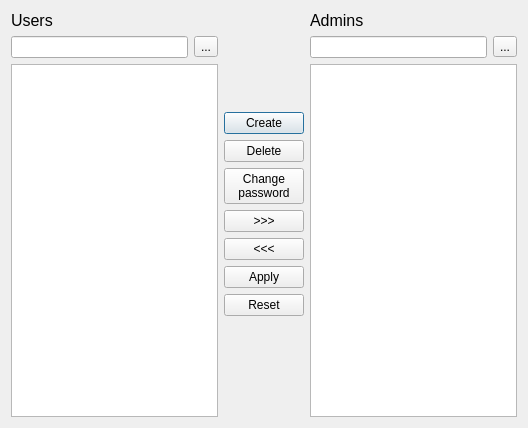
<?xml version="1.0" encoding="UTF-8"?>
<ui version="4.0">
 <class>UsersOwner</class>
 <widget class="QDialog" name="UsersOwner">
  <property name="geometry">
   <rect>
    <x>0</x>
    <y>0</y>
    <width>528</width>
    <height>428</height>
   </rect>
  </property>
  <property name="windowTitle">
   <string>Users</string>
  </property>
  <layout class="QHBoxLayout" name="horizontalLayout">
   <item>
    <spacer name="spacer1">
     <property name="orientation">
      <enum>Qt::Horizontal</enum>
     </property>
     <property name="sizeHint" stdset="0">
      <size>
       <width>0</width>
       <height>20</height>
      </size>
     </property>
    </spacer>
   </item>
   <item>
    <layout class="QGridLayout" name="users_layout">
     <item row="1" column="0">
      <widget class="QLineEdit" name="users_search_box"/>
     </item>
     <item row="0" column="0" colspan="2">
      <widget class="QLabel" name="users_label">
       <property name="font">
        <font>
         <pointsize>12</pointsize>
        </font>
       </property>
       <property name="text">
        <string>Users</string>
       </property>
      </widget>
     </item>
     <item row="1" column="1">
      <widget class="QToolButton" name="users_search_button">
       <property name="text">
        <string>...</string>
       </property>
      </widget>
     </item>
     <item row="2" column="0" colspan="2">
      <widget class="QListWidget" name="users">
       <property name="showDropIndicator" stdset="0">
        <bool>false</bool>
       </property>
       <property name="defaultDropAction">
        <enum>Qt::IgnoreAction</enum>
       </property>
       <property name="selectionBehavior">
        <enum>QAbstractItemView::SelectRows</enum>
       </property>
      </widget>
     </item>
    </layout>
   </item>
   <item>
    <layout class="QVBoxLayout" name="button_layout">
     <item>
      <spacer name="button_spacer1">
       <property name="orientation">
        <enum>Qt::Vertical</enum>
       </property>
       <property name="sizeHint" stdset="0">
        <size>
         <width>20</width>
         <height>40</height>
        </size>
       </property>
      </spacer>
     </item>
     <item>
      <widget class="QPushButton" name="create">
       <property name="text">
        <string>Create</string>
       </property>
      </widget>
     </item>
     <item>
      <widget class="QPushButton" name="delete_">
       <property name="text">
        <string>Delete</string>
       </property>
      </widget>
     </item>
     <item>
      <widget class="QPushButton" name="passwd">
       <property name="text">
        <string>Change
password</string>
       </property>
      </widget>
     </item>
     <item>
      <widget class="QPushButton" name="to_admins">
       <property name="text">
        <string>&gt;&gt;&gt;</string>
       </property>
      </widget>
     </item>
     <item>
      <widget class="QPushButton" name="to_users">
       <property name="text">
        <string>&lt;&lt;&lt;</string>
       </property>
      </widget>
     </item>
     <item>
      <widget class="QPushButton" name="apply">
       <property name="text">
        <string>Apply</string>
       </property>
      </widget>
     </item>
     <item>
      <widget class="QPushButton" name="reset">
       <property name="text">
        <string>Reset</string>
       </property>
      </widget>
     </item>
     <item>
      <spacer name="button_spacer2">
       <property name="orientation">
        <enum>Qt::Vertical</enum>
       </property>
       <property name="sizeHint" stdset="0">
        <size>
         <width>20</width>
         <height>40</height>
        </size>
       </property>
      </spacer>
     </item>
    </layout>
   </item>
   <item>
    <layout class="QGridLayout" name="admins_layout">
     <item row="1" column="0" colspan="2">
      <widget class="QLabel" name="admins_label">
       <property name="font">
        <font>
         <pointsize>12</pointsize>
        </font>
       </property>
       <property name="text">
        <string>Admins</string>
       </property>
      </widget>
     </item>
     <item row="2" column="0">
      <widget class="QLineEdit" name="admins_search_box"/>
     </item>
     <item row="2" column="1">
      <widget class="QToolButton" name="admins_search_button">
       <property name="text">
        <string>...</string>
       </property>
      </widget>
     </item>
     <item row="3" column="0" colspan="2">
      <widget class="QListWidget" name="admins">
       <property name="showDropIndicator" stdset="0">
        <bool>false</bool>
       </property>
       <property name="defaultDropAction">
        <enum>Qt::IgnoreAction</enum>
       </property>
       <property name="selectionBehavior">
        <enum>QAbstractItemView::SelectRows</enum>
       </property>
      </widget>
     </item>
    </layout>
   </item>
   <item>
    <spacer name="spacer2">
     <property name="orientation">
      <enum>Qt::Horizontal</enum>
     </property>
     <property name="sizeHint" stdset="0">
      <size>
       <width>0</width>
       <height>20</height>
      </size>
     </property>
    </spacer>
   </item>
  </layout>
 </widget>
 <tabstops>
  <tabstop>users_search_box</tabstop>
  <tabstop>users_search_button</tabstop>
  <tabstop>users</tabstop>
  <tabstop>create</tabstop>
  <tabstop>delete_</tabstop>
  <tabstop>passwd</tabstop>
  <tabstop>to_admins</tabstop>
  <tabstop>to_users</tabstop>
  <tabstop>admins_search_box</tabstop>
  <tabstop>admins_search_button</tabstop>
  <tabstop>admins</tabstop>
 </tabstops>
 <resources/>
 <connections/>
</ui>
